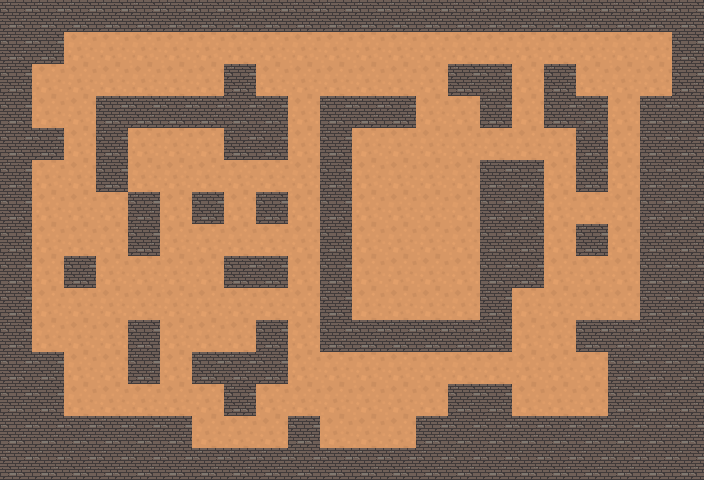

Rendered tile map (Tiled .tmx) drawn with the repository's tilesets; below, a short description and the full map source, tile grids included:
An orthogonal 22x15 tile map with 32x32 px tiles, 1 tile layer (Прошарок плиток 1).

<map version="1.10" tiledversion="1.10.2" orientation="orthogonal" renderorder="left-up" width="22" height="15" tilewidth="32" tileheight="32" infinite="0" nextlayerid="2" nextobjectid="1">
 <tileset firstgid="1" source="Підлога.tsx" />
 <layer id="1" name="Прошарок плиток 1" width="22" height="15">
  <data encoding="csv">
2,2,2,2,2,2,2,2,2,2,2,2,2,2,2,2,2,2,2,2,2,2,
2,2,1,1,1,1,1,1,1,1,1,1,1,1,1,1,1,1,1,1,1,2,
2,1,1,1,1,1,1,2,1,1,1,1,1,1,2,2,1,2,1,1,1,2,
2,1,1,2,2,2,2,2,2,1,2,2,2,1,1,2,1,2,2,1,2,2,
2,2,1,2,1,1,1,2,2,1,2,1,1,1,1,1,1,1,2,1,2,2,
2,1,1,2,1,1,1,1,1,1,2,1,1,1,1,2,2,1,2,1,2,2,
2,1,1,1,2,1,2,1,2,1,2,1,1,1,1,2,2,1,1,1,2,2,
2,1,1,1,2,1,1,1,1,1,2,1,1,1,1,2,2,1,2,1,2,2,
2,1,2,1,1,1,1,2,2,1,2,1,1,1,1,2,2,1,1,1,2,2,
2,1,1,1,1,1,1,1,1,1,2,1,1,1,1,2,1,1,1,1,2,2,
2,1,1,1,2,1,1,1,2,1,2,2,2,2,2,2,1,1,2,2,2,2,
2,2,1,1,2,1,2,2,2,1,1,1,1,1,1,1,1,1,1,2,2,2,
2,2,1,1,1,1,1,2,1,1,1,1,1,1,2,2,1,1,1,2,2,2,
2,2,2,2,2,2,1,1,1,2,1,1,1,2,2,2,2,2,2,2,2,2,
2,2,2,2,2,2,2,2,2,2,2,2,2,2,2,2,2,2,2,2,2,2
</data>
 </layer>
</map>
